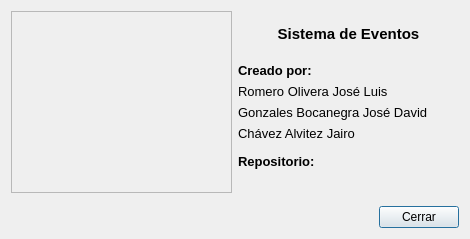
<?xml version="1.0" encoding="UTF-8"?>
<ui version="4.0">
 <class>AcercaDe</class>
 <widget class="QDialog" name="AcercaDe">
  <property name="geometry">
   <rect>
    <x>0</x>
    <y>0</y>
    <width>470</width>
    <height>239</height>
   </rect>
  </property>
  <property name="maximumSize">
   <size>
    <width>470</width>
    <height>239</height>
   </size>
  </property>
  <property name="windowTitle">
   <string>Acerca de</string>
  </property>
  <layout class="QVBoxLayout" name="verticalLayout_4">
   <item>
    <layout class="QHBoxLayout" name="horizontalLayout_2">
     <item>
      <widget class="QFrame" name="frame">
       <property name="styleSheet">
        <string notr="true">image: url(:/icono.ico);</string>
       </property>
       <property name="frameShape">
        <enum>QFrame::StyledPanel</enum>
       </property>
       <property name="frameShadow">
        <enum>QFrame::Raised</enum>
       </property>
      </widget>
     </item>
     <item>
      <layout class="QVBoxLayout" name="verticalLayout_3">
       <item>
        <widget class="QLabel" name="label">
         <property name="minimumSize">
          <size>
           <width>0</width>
           <height>30</height>
          </size>
         </property>
         <property name="font">
          <font>
           <pointsize>11</pointsize>
           <weight>75</weight>
           <bold>true</bold>
          </font>
         </property>
         <property name="text">
          <string>Sistema de Eventos</string>
         </property>
         <property name="alignment">
          <set>Qt::AlignCenter</set>
         </property>
        </widget>
       </item>
       <item>
        <layout class="QVBoxLayout" name="verticalLayout_2">
         <item>
          <widget class="QLabel" name="label_2">
           <property name="font">
            <font>
             <pointsize>10</pointsize>
             <weight>75</weight>
             <bold>true</bold>
            </font>
           </property>
           <property name="midLineWidth">
            <number>0</number>
           </property>
           <property name="text">
            <string>Creado por:</string>
           </property>
          </widget>
         </item>
         <item>
          <widget class="QLabel" name="label_3">
           <property name="font">
            <font>
             <pointsize>10</pointsize>
            </font>
           </property>
           <property name="text">
            <string>Romero Olivera José Luis</string>
           </property>
           <property name="alignment">
            <set>Qt::AlignLeading|Qt::AlignLeft|Qt::AlignVCenter</set>
           </property>
          </widget>
         </item>
         <item>
          <widget class="QLabel" name="label_4">
           <property name="font">
            <font>
             <pointsize>10</pointsize>
            </font>
           </property>
           <property name="text">
            <string>Gonzales Bocanegra José David</string>
           </property>
           <property name="alignment">
            <set>Qt::AlignLeading|Qt::AlignLeft|Qt::AlignVCenter</set>
           </property>
          </widget>
         </item>
         <item>
          <widget class="QLabel" name="label_5">
           <property name="font">
            <font>
             <pointsize>10</pointsize>
            </font>
           </property>
           <property name="text">
            <string>Chávez Alvitez Jairo</string>
           </property>
           <property name="alignment">
            <set>Qt::AlignLeading|Qt::AlignLeft|Qt::AlignVCenter</set>
           </property>
          </widget>
         </item>
        </layout>
       </item>
       <item>
        <layout class="QVBoxLayout" name="verticalLayout">
         <property name="topMargin">
          <number>5</number>
         </property>
         <item>
          <widget class="QLabel" name="label_7">
           <property name="font">
            <font>
             <pointsize>10</pointsize>
             <weight>75</weight>
             <bold>true</bold>
            </font>
           </property>
           <property name="text">
            <string>Repositorio:</string>
           </property>
          </widget>
         </item>
         <item>
          <widget class="QLabel" name="link">
           <property name="font">
            <font>
             <pointsize>10</pointsize>
            </font>
           </property>
           <property name="acceptDrops">
            <bool>false</bool>
           </property>
           <property name="styleSheet">
            <string notr="true">&lt;a href=&quot;https://github.com/joisRomero/SistemaDeEventos&quot;&gt;link text&lt;/a&gt;</string>
           </property>
           <property name="text">
            <string/>
           </property>
           <property name="textFormat">
            <enum>Qt::AutoText</enum>
           </property>
           <property name="alignment">
            <set>Qt::AlignLeading|Qt::AlignLeft|Qt::AlignVCenter</set>
           </property>
          </widget>
         </item>
        </layout>
       </item>
      </layout>
     </item>
    </layout>
   </item>
   <item>
    <layout class="QHBoxLayout" name="horizontalLayout">
     <property name="topMargin">
      <number>7</number>
     </property>
     <item>
      <spacer name="horizontalSpacer">
       <property name="orientation">
        <enum>Qt::Horizontal</enum>
       </property>
       <property name="sizeHint" stdset="0">
        <size>
         <width>40</width>
         <height>20</height>
        </size>
       </property>
      </spacer>
     </item>
     <item>
      <widget class="QPushButton" name="pushButton">
       <property name="text">
        <string>Cerrar</string>
       </property>
      </widget>
     </item>
    </layout>
   </item>
  </layout>
 </widget>
 <resources/>
 <connections/>
</ui>
